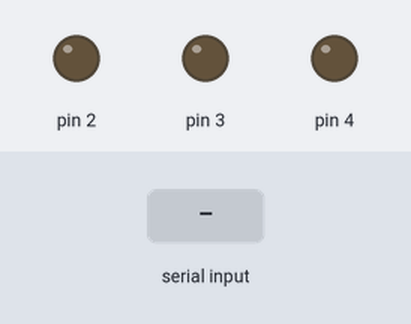
Bench run of a sketch on a simulated Arduino Uno, built with avr-gcc and run on an emulated ATmega328P. On the bench: output pins drawn as LEDs (lit = HIGH). The inputs (shaded band) are chosen by the test bench.

Above: at 1.2 s.
1.3 s: "0" received over Serial
At 2.7 s:
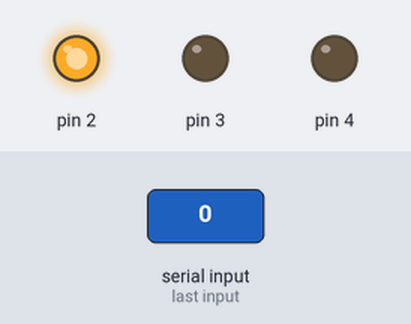
4.3 s: "1" received over Serial
At 5.8 s:
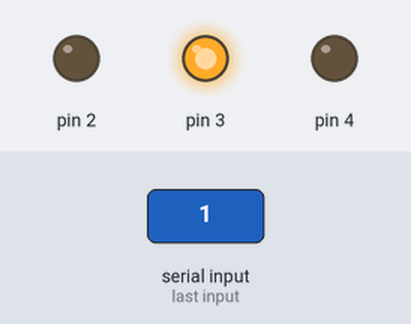
7.3 s: "2" received over Serial
At 8.5 s:
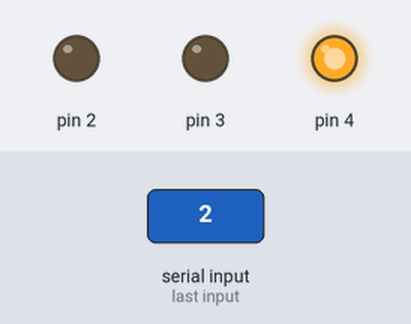
Timing chart, 0 to 10.5 s (numbered marks = the images above; inputs shaded):
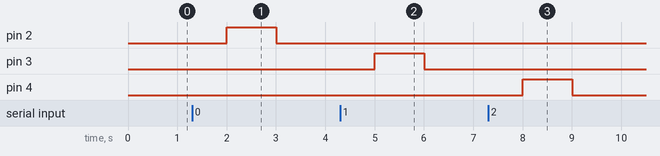

Measured:
- after the input at 1.3 s, pin 2: LOW → HIGH after 0.70 s, → LOW 1.0 s later
- after the input at 4.3 s, pin 3: LOW → HIGH after 0.70 s, → LOW 1.0 s later
- after the input at 7.3 s, pin 4: LOW → HIGH after 0.70 s, → LOW 1.0 s later

The sketch:

sketch_aug16a.ino
```cpp
char c;

void setup() {
  pinMode(2, OUTPUT);
  pinMode(3, OUTPUT);
  pinMode(4, OUTPUT);
}

void loop() {
  Serial.begin(9600);
  c = Serial.read();
  if (c=='0') {
    digitalWrite(2, HIGH);
    digitalWrite(3, LOW);
    digitalWrite(4, LOW);
//    delay(1000);
  } else if (c=='1') {
    digitalWrite(2, LOW);
    digitalWrite(3, HIGH);
    digitalWrite(4, LOW);
 //   delay(1000);
  } else if (c=='2') {
    digitalWrite(2, LOW);
    digitalWrite(3, LOW);
    digitalWrite(4, HIGH);
//    delay(1000);
  } else {
    digitalWrite(2, LOW);
    digitalWrite(3, LOW);
    digitalWrite(4, LOW);
  }
  delay(1000);
}
```
